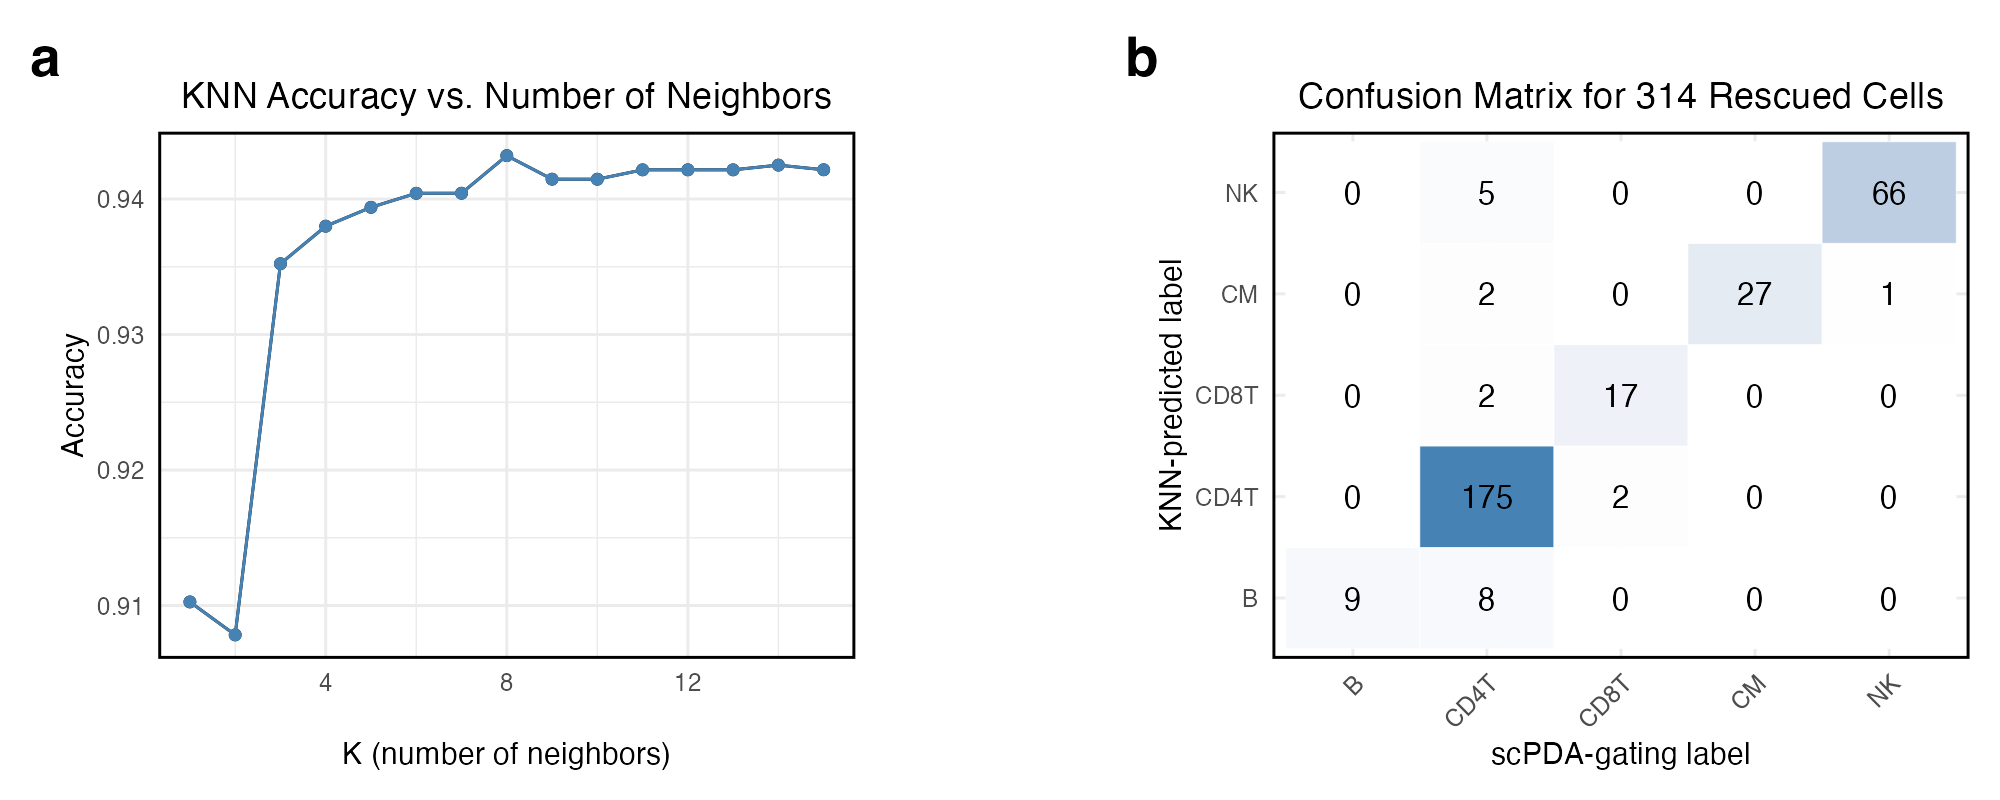

Write the R code that produced this figure.
require(Seurat)
require(dplyr)
require(patchwork)

####################################################################################
# Load scPDA
Titr188 = readRDS('Data/Titr188/Titr188.rds')
Idents(Titr188) = 'type'
scpda_dir = 'Data/Titr188/Titr188_scpda.csv'
scPDA.counts = read.csv(scpda_dir, row.names = 1, check.names = FALSE) %>% as.matrix() %>% round()
Titr188.scPDA = SetAssayData(Titr188, slot='counts', new.data=scPDA.counts) %>% 
  NormalizeData(normalization.method = 'CLR', margin=2)

#################################### Figure UMAP #################################
##################################################################################
remain = Titr188.scPDA %>% subset(type=='remaining') %>% 
  GetAssayData(slot='data') %>% as.matrix %>% t %>% as.data.frame()
new.type = rep('Unclassified', nrow(remain)); names(new.type) = rownames(remain)
for (i in 1:nrow(remain)){
  cell = remain[i,]
  # CD4
  if (cell$CD3>1 & cell$CD4>2 & cell$CD8<2){
    new.type[i] = 'CD4T'
  }
  # CD8
  if (cell$CD3>1 & cell$CD4<2 & cell$CD8>2){
    new.type[i] = 'CD8T'
  }
  # B
  if (cell$CD3<1 & cell$CD19>1){
    new.type[i] = 'B'
  }
  # CM
  if (cell$CD3<1 & cell$CD19<1 & cell$CD14>0.3 & cell$CD16<1.5){
    new.type[i] = 'CM'
  }
  # NK
  if (cell$CD3<1 & cell$CD19<1 & cell$CD14<0.3 & cell$CD56>0.5){
    new.type[i] = 'NK'
  }
}

df = data.frame(Titr188.scPDA@reductions[["rnaumap"]]@cell.embeddings) %>% 
  mutate(old_type=Titr188.scPDA$type, new_type=new.type[colnames(Titr188)])

#### Tune a KNN on classified cells ####
require(caret)
set.seed(42)
tune_df = df %>% filter(old_type != 'remaining')
tune_df$old_type <- as.factor(tune_df$old_type)
X <- tune_df[, c("UMAP_1", "UMAP_2")]
Y <- tune_df$old_type

ctrl <- trainControl(method = "cv", number = 10)
knn_fit <- train(
  x = X,
  y = Y,
  method = "knn",
  trControl = ctrl,
  tuneGrid = expand.grid(k = 1:15)
)
print(knn_fit)

pred_df = df %>% filter(old_type == 'remaining') %>% 
  filter(new_type != 'Unclassified') # only focus on those originally unclassifed cells but now can be classified because of scPDA
pred_X = pred_df[, c("UMAP_1", "UMAP_2")]
Y = pred_df$new_type
pred <- predict(knn_fit, newdata = pred_X) %>% as.character()
acc = mean(pred == Y)

conf_mat <- confusionMatrix(as.factor(pred), as.factor(Y))
per_class_acc <- conf_mat$byClass[, "Sensitivity"]
per_class_acc

cm_df <- as.data.frame(conf_mat$table)
colnames(cm_df) <- c("Predicted","Reference","Count")
p_conf = ggplot(cm_df, aes(x=Reference, y=Predicted, fill=Count)) +
  geom_tile(color="white") +
  geom_text(aes(label=Count), size=4) +
  scale_fill_gradient(low="white", high="steelblue") +
  labs(x="scPDA-gating label", y="KNN-predicted label",
       title="Confusion Matrix for 314 Rescued Cells") +
  theme_minimal() + NoLegend() + 
  theme(
    plot.title = element_text(hjust = 0.5),
    panel.border = element_rect(color = "black", fill = NA, size = 1),
    axis.text.x = element_text(angle=45, hjust=1))

p_cv <- ggplot(knn_fit, aes(x = K, y = Accuracy)) +
  geom_line(color = "steelblue") + 
  geom_point(color = "steelblue") +
  labs(x = "K (number of neighbors)",
       y = "Accuracy",
       title = 'KNN Accuracy vs. Number of Neighbors') +
  theme_minimal() +
  theme(
    plot.title = element_text(hjust = 0.5),
    axis.ticks.x.top   = element_blank(),
    axis.text.x.top    = element_blank(),
    axis.ticks.y.right = element_blank(),
    axis.text.y.right  = element_blank(),
    panel.border = element_rect(color = "black", fill = NA, size = 1),
  )

knn_all = (p_cv + plot_spacer() + p_conf) + 
  plot_layout(widths = c(1, 0.3, 1)) +
  plot_annotation(tag_levels = 'a') & 
  theme(plot.tag = element_text(face = "bold", size = 20, hjust = 0.5, vjust = 0.5))
ggsave('fig_reprod/supp/knn.png', knn_all, width = 10, height = 4, dpi = 200)